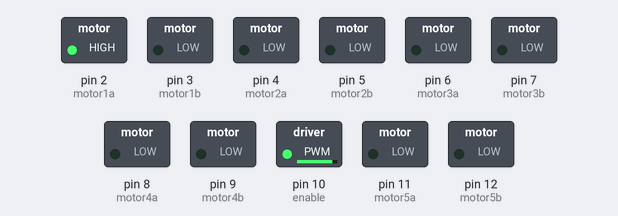
The sketch below on a simulated Arduino Uno, built with avr-gcc and run on an emulated ATmega328P. Shown: switched loads named in the sketch (green lamp = pin HIGH).

Above: at 0.7 s.
At 2.2 s:
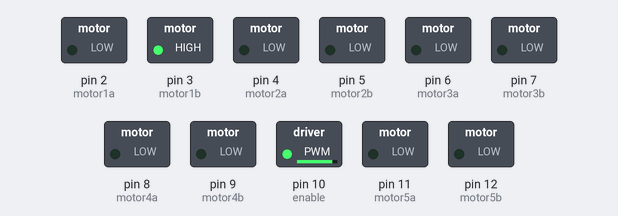
At 3.7 s:
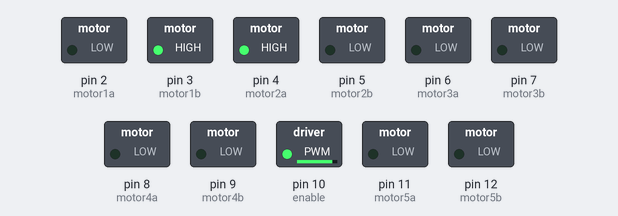
At 8.2 s:
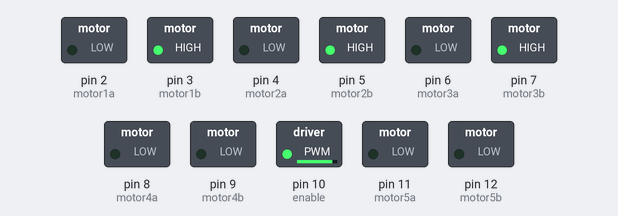
At 12.7 s:
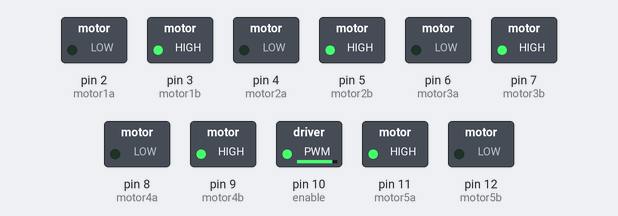
At 17.2 s:
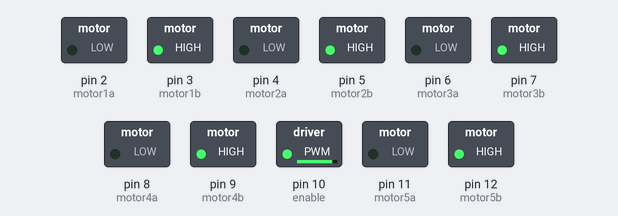
Timing chart, 0 to 20.7 s (numbered marks = the images above):
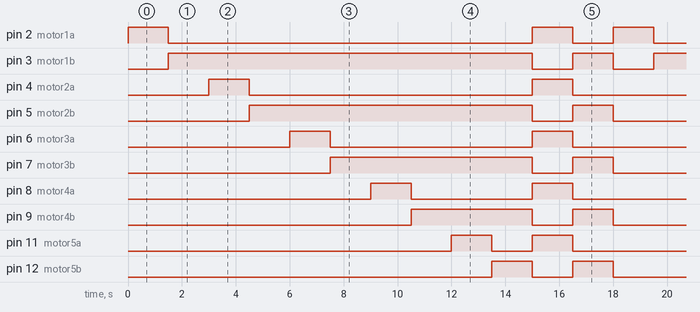

Measured:
- by itself, pin 2 (motor1a): repeats every 18.0 s: LOW 13.5 s, HIGH 1.5 s, LOW 1.5 s, HIGH 1.5 s
- by itself, pin 3 (motor1b): LOW → HIGH at 1.5 s, → LOW 13.5 s later, → HIGH 1.5 s later, → LOW 1.5 s later, … (9 changes in this stretch)
- by itself, pin 4 (motor2a): LOW → HIGH at 3.0 s, → LOW 1.5 s later, → HIGH 10.5 s later, → LOW 1.5 s later, … (9 changes in this stretch)
- by itself, pin 5 (motor2b): LOW → HIGH at 4.5 s, → LOW 10.5 s later, → HIGH 1.5 s later, → LOW 1.5 s later, … (8 changes in this stretch)
- by itself, pin 6 (motor3a): alternates HIGH for 1.5 s and LOW for 7.5 s
- by itself, pin 7 (motor3b): LOW → HIGH at 7.5 s, → LOW 7.5 s later, → HIGH 1.5 s later, → LOW 1.5 s later, … (8 changes in this stretch)
- by itself, pin 8 (motor4a): LOW → HIGH at 9.0 s, → LOW 1.5 s later, → HIGH 4.5 s later, → LOW 1.5 s later, … (8 changes in this stretch)
- by itself, pin 9 (motor4b): LOW → HIGH at 10.5 s, → LOW 4.5 s later, → HIGH 1.5 s later, → LOW 1.5 s later, … (8 changes in this stretch)

The sketch:

Robot_Hand_Arduino_Code.ino
```cpp
/*****************************************
 * Name:  Jacquline Mckithen
          Emmanuel Anim-Addo
          Nwokeocha Ndukwo
          MacVincent Agha-Oko
 * Dr. Karina Liles
 * CSCI225
 * April 26, 2019
 * The aim of this code is to move the hands of a prototype robot hand.
 ****************************************/

  //Here we declare and initialise the input pins for the L923D IC which controlls the logic for the direction
  const int motor1a = 2;
  const int motor1b = 3;
  const int motor2a = 4;
  const int motor2b = 5;
  const int motor3a = 6;
  const int motor3b = 7;
  const int motor4a = 8;
  const int motor4b = 9;
  const int motor5a = 11;
  const int motor5b = 12;

 //Here we initialise our analog IC enable pin which controlls the speed
  long enable = 10;

  void setup() {
    // setup codes runs only once:
    //We also set our arduino pins as either output or input pins
    pinMode(motor1a, OUTPUT);
    pinMode(motor1b, OUTPUT);
    pinMode(motor2a, OUTPUT);
    pinMode(motor2b, OUTPUT);
    pinMode(motor3a, OUTPUT);
    pinMode(motor3b, OUTPUT);
    pinMode(motor4a, OUTPUT);
    pinMode(motor4b, OUTPUT);
    pinMode(motor5a, OUTPUT);
    pinMode(motor5b, OUTPUT);
    pinMode(enable, OUTPUT);
    Serial.begin(9600);
    //We set the speed of the motors here
    analogWrite(enable, 225);
  }

  void moveOnce(int in1, int in2){
    /* This function lets the fingers move just once
     * We receive the logic pins as parameters
     * And control the motor with it
     */
    //The finger moves in one direction
    digitalWrite(in1, HIGH);
    digitalWrite(in2, LOW);
    delay(1500);
    //The finger moves in one direction
    digitalWrite(in1, LOW);
    digitalWrite(in2, HIGH);
    delay(1500);
  }


  void move(int arr[5][2]){
    /* This function lets all the fingers move at the same time
     *  We get all the logic pins as an array list
     *  And through them effect our changes
     */

    //The fingers moves in one direction
    for(int i = 0; i < 5; i++){
      int in1 = arr[i][0];
      int in2 = arr[i][1];
      digitalWrite(in1, HIGH);
      digitalWrite(in2, LOW);
    }
    delay(1500);

    //The fingerss move in the opposite direction
    for(int i = 0; i < 5; i++){
      int in1 = arr[i][0];
      int in2 = arr[i][1];
      digitalWrite(in1, LOW);
      digitalWrite(in2, HIGH);
    }
    delay(1500);

    //We stop moving the fingers
    for(int i = 0; i < 5; i++){
      int in1 = arr[i][0];
      int in2 = arr[i][1];
      digitalWrite(in1, LOW);
      digitalWrite(in2, LOW);
    }

  }

  void loop() {
    //Here we call our functions in a loop
    moveOnce(motor1a, motor1b);
    moveOnce(motor2a, motor2b);
    moveOnce(motor3a, motor3b);
    moveOnce(motor4a, motor4b);
    moveOnce(motor5a, motor5b);

    int motorIns[5][2] = {{motor1a,motor1b}, {motor2a,motor2b}, {motor3a,motor3b}, {motor4a,motor4b}, {motor5a,motor5b}};
    move(motorIns);
  }
```
